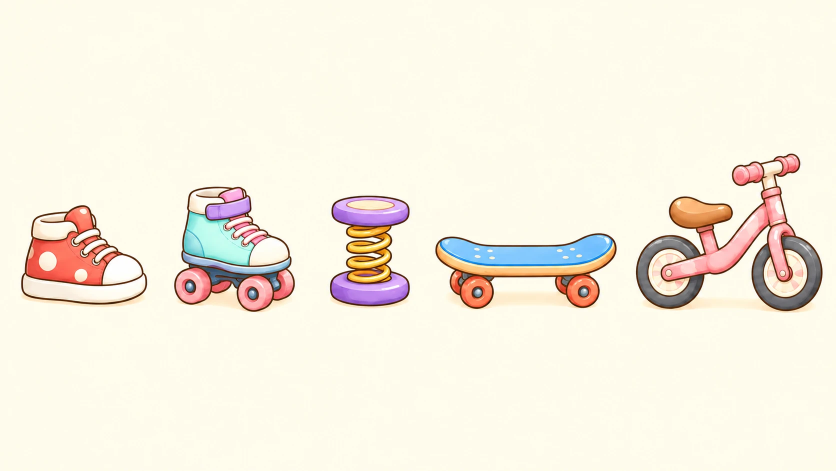
#> input picture studio/minijeux/dino-mix/sources/accessoires-seuls.webp, 1672 x 941 px (shown at 1/2 size)
$ python decoupe.py sources/accessoires-seuls.webp sources/bouts-de-queue.webp 5 5 sources/bouts-de-queue.webp 5
#> lines starting #> are read from the running program, lines starting #| are printed output that depends on the picture
"""Découpe d'une planche Dino-Mix (fond crème uni) en sprites PNG transparents.

Usage :
    python -I studio/minijeux/dino-mix/decoupe.py <planche.png> <dossier_sortie> <rangées> <colonnes> <préfixe> [hauteur_max]

Pour chaque personnage ou objet de la grille : un WebP recadré à fond transparent (réduit à
hauteur_max pixels si donnée, mêmes proportions pour toute la planche), plus une
ligne dans <dossier_sortie>/<préfixe>.json (position dans la grille, taille, ligne des pieds,
étendue horizontale des pieds, teinte dominante). Python + PIL seulement (pas de numpy sur la
machine).
"""
import colorsys
import json
import sys
from collections import deque
from pathlib import Path

from PIL import Image, ImageDraw

SENTINEL = (255, 0, 255)
BG_THRESH = 38          # tolérance de remplissage du fond crème
SCALE = 2               # étiquetage des composantes sur une image réduite (vitesse)
MIN_AREA_RATIO = 0.002  # une composante plus petite que ça est un résidu
PAD = 4
FEET_BAND = 0.07        # bas de la silhouette considéré comme « les pieds »


def remove_background(img):
    """Remplit le fond depuis les bords et rend un masque alpha (True = sujet)."""
    work = img.convert("RGB").copy()
    w, h = work.size
    seeds = [(x, y) for x in range(0, w, max(1, w // 40)) for y in (0, h - 1)]
    seeds += [(x, y) for y in range(0, h, max(1, h // 40)) for x in (0, w - 1)]
    for seed in seeds:
        if work.getpixel(seed) != SENTINEL:
            ImageDraw.floodfill(work, seed, SENTINEL, thresh=BG_THRESH)
    px = work.load()
    return [[px[x, y] != SENTINEL for x in range(w)] for y in range(h)]


def label_components(mask):
    """Composantes 4-connexes sur le masque réduit. Rend une liste de listes de points réduits."""
    h, w = len(mask), len(mask[0])
    small = [[mask[y][x] for x in range(0, w, SCALE)] for y in range(0, h, SCALE)]
    sh, sw = len(small), len(small[0])
    seen = [[False] * sw for _ in range(sh)]
    comps = []
    for y in range(sh):
        for x in range(sw):
            if small[y][x] and not seen[y][x]:
                q, pts = deque([(x, y)]), []
                seen[y][x] = True
                while q:
                    cx, cy = q.popleft()
                    pts.append((cx, cy))
                    for nx, ny in ((cx + 1, cy), (cx - 1, cy), (cx, cy + 1), (cx, cy - 1)):
                        if 0 <= nx < sw and 0 <= ny < sh and small[ny][nx] and not seen[ny][nx]:
                            seen[ny][nx] = True
                            q.append((nx, ny))
                comps.append(pts)
    min_area = MIN_AREA_RATIO * sw * sh
    return [c for c in comps if len(c) >= min_area]


def cluster(values, k):
    """Regroupe des positions 1D en k groupes par les k-1 plus grands écarts."""
    order = sorted(range(len(values)), key=lambda i: values[i])
    gaps = sorted(range(len(order) - 1), key=lambda i: values[order[i + 1]] - values[order[i]], reverse=True)[: k - 1]
    cuts = sorted(gaps)
    group, groups, start = {}, [], 0
    for c in cuts + [len(order) - 1]:
        groups.append(order[start: c + 1])
        start = c + 1
    for g_idx, g in enumerate(groups):
        for i in g:
            group[i] = g_idx
    return group


def dominant_hue(img):
    """Teinte moyenne (degrés) des pixels saturés et clairs, moyenne circulaire."""
    import math
    sx = sy = 0.0
    n = 0
    data = img.get_flattened_data() if hasattr(img, 'get_flattened_data') else img.getdata()
    for r, g, b, a in data:
        if a < 200:
            continue
        hh, ss, vv = colorsys.rgb_to_hsv(r / 255, g / 255, b / 255)
        if ss > 0.25 and vv > 0.5:
            sx += math.cos(hh * 2 * math.pi)
            sy += math.sin(hh * 2 * math.pi)
            n += 1
    if not n:
        return None
    return round((math.degrees(math.atan2(sy, sx)) + 360) % 360, 1)


def main():
    if len(sys.argv) not in (6, 7):
        print(__doc__)
        sys.exit(1)
    src, out_dir, rows, cols, prefix = sys.argv[1], Path(sys.argv[2]), int(sys.argv[3]), int(sys.argv[4]), sys.argv[5]
    max_h = int(sys.argv[6]) if len(sys.argv) == 7 else None
    out_dir.mkdir(parents=True, exist_ok=True)
    img = Image.open(src).convert("RGBA")
    mask = remove_background(img)
#> in remove_background, work is the input picture: PIL image 1672x941 RGB; mean R, G, B 246.2, 239.6, 225.3
#> after the loop in remove_background, `for seed in seeds:`:
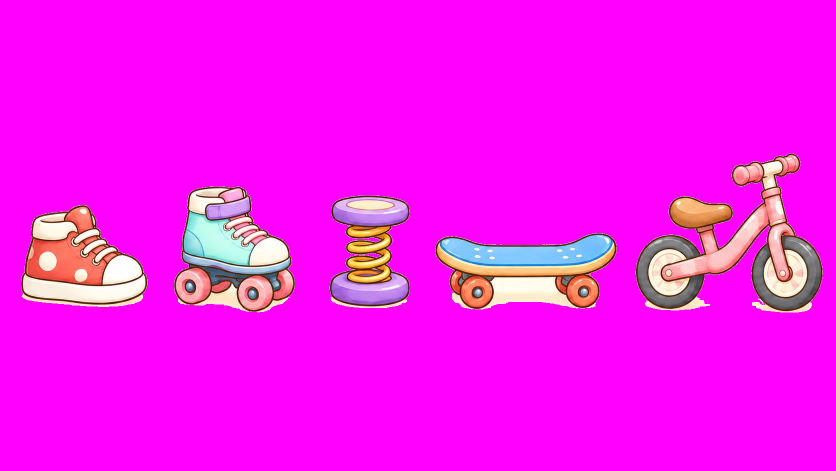
#> work: PIL image 1672x941 RGB (shown at 1/2 size); mean R, G, B 246.9, 21.3, 241.6
#> mask = 941 items
    comps = label_components(mask)
#> in label_components, `h, w = len(mask), len(mask[0])`: h = 941
#> in label_components, `small = [[mask[y][x] for x in range(0, w, SCALE)] for y in range(0, h,..`: small = 471 items
#> in label_components, `sh, sw = len(small), len(small[0])`: sh = 471; sw = 836
#> in label_components, `seen = [[False] * sw for _ in range(sh)]`: seen = 471 items
#> in label_components, `min_area = MIN_AREA_RATIO * sw * sh`: min_area = 787.5
#> comps = 5 items
    if len(comps) < rows * cols:
        print(f"ERREUR {len(comps)} composantes trouvées, {rows * cols} attendues")
#| ERREUR 5 composantes trouvées, 25 attendues
#> (the run stopped early here; a loop or call above may not have finished)

$ run again, on studio/minijeux/dino-mix/sources/carnotaure.webp
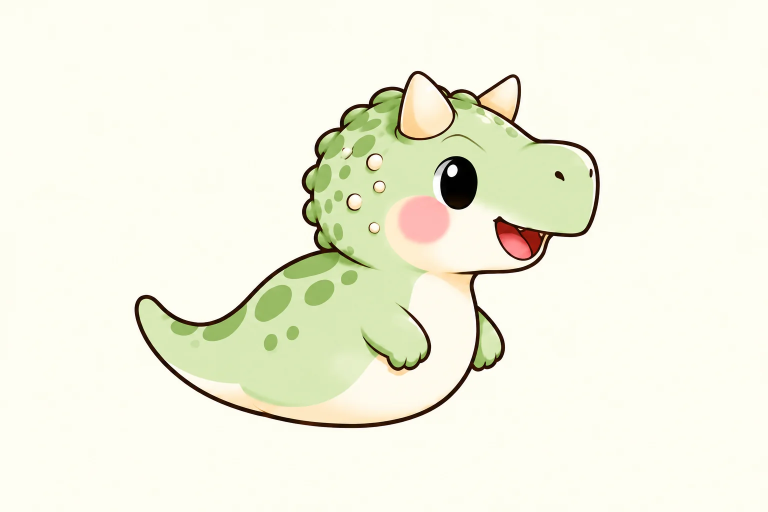
#> input picture studio/minijeux/dino-mix/sources/carnotaure.webp, 1536 x 1024 px (shown at 1/2 size)
#> in remove_background, work is the input picture: PIL image 1536x1024 RGB; mean R, G, B 242, 242.7, 224.9
#> after the loop in remove_background, `for seed in seeds:`:
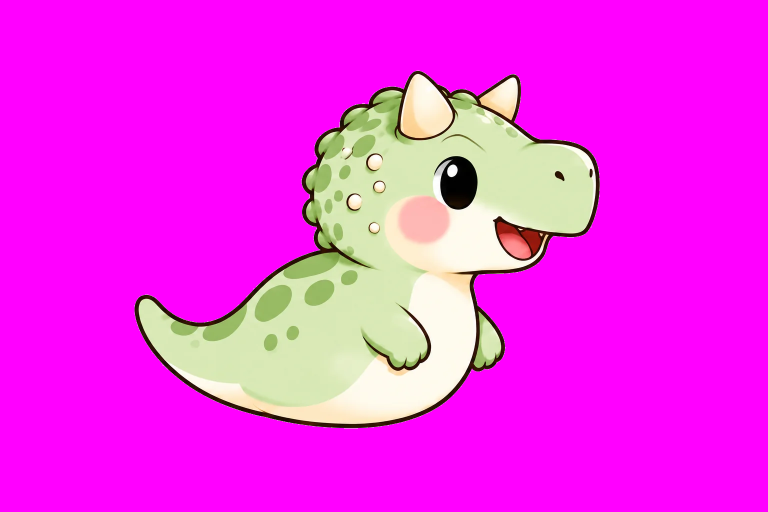
#> work: PIL image 1536x1024 RGB (shown at 1/2 size); mean R, G, B 242.9, 45.8, 234.5
#> mask = 1024 items
#> in label_components, `h, w = len(mask), len(mask[0])`: h = 1024
#> small = 512 items
#> sh = 512; sw = 768
#> seen = 512 items
#> min_area = 786.4
#> comps = 1 item
#| ERREUR 1 composantes trouvées, 25 attendues

$ run again, on studio/minijeux/dino-mix/sources/chibi-1-pieds.webp
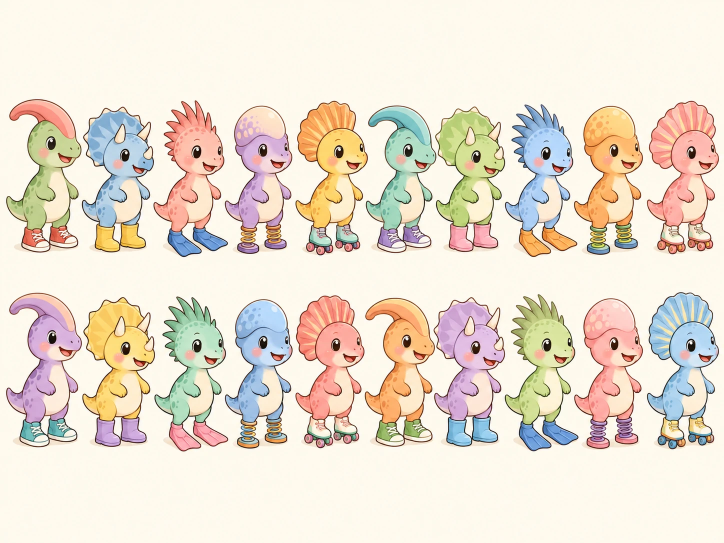
#> input picture studio/minijeux/dino-mix/sources/chibi-1-pieds.webp, 1448 x 1086 px (shown at 1/2 size)
#> in remove_background, work is the input picture: PIL image 1448x1086 RGB; mean R, G, B 235.4, 224.7, 210.2
#> after the loop in remove_background, `for seed in seeds:`:
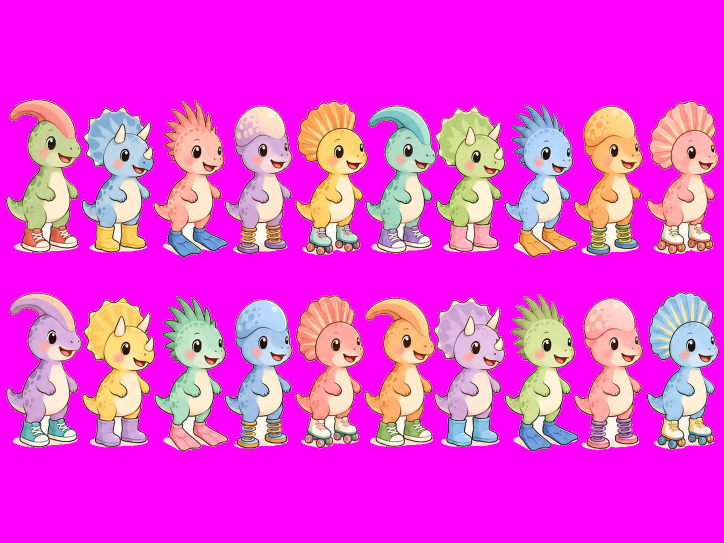
#> work: PIL image 1448x1086 RGB (shown at 1/2 size); mean R, G, B 235.9, 65.2, 221.2
#> mask = 1086 items
#> in label_components, `h, w = len(mask), len(mask[0])`: h = 1086
#> small = 543 items
#> sh = 543; sw = 724
#> seen = 543 items
#> min_area = 786.3
#> comps = 20 items
#| ERREUR 20 composantes trouvées, 25 attendues
